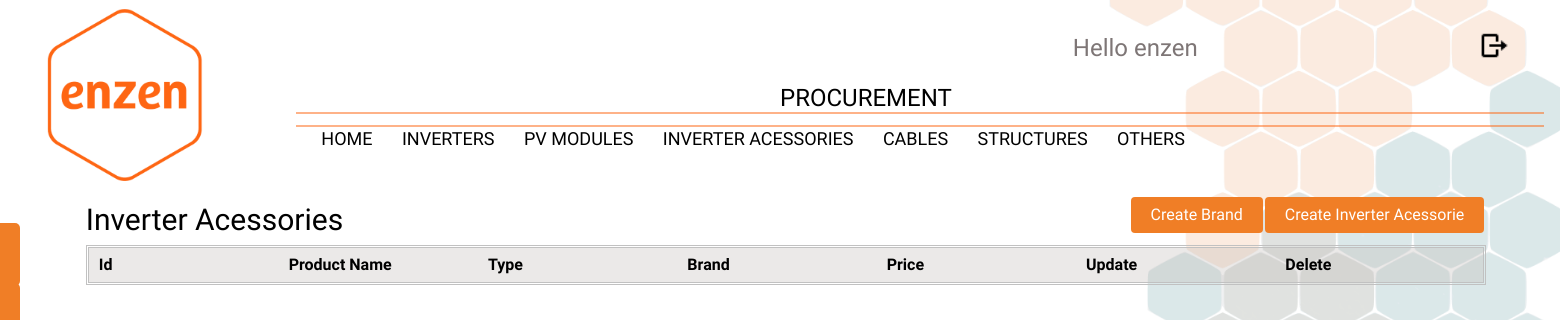
The app's page /inverter_acessories/ (signed in), older data.
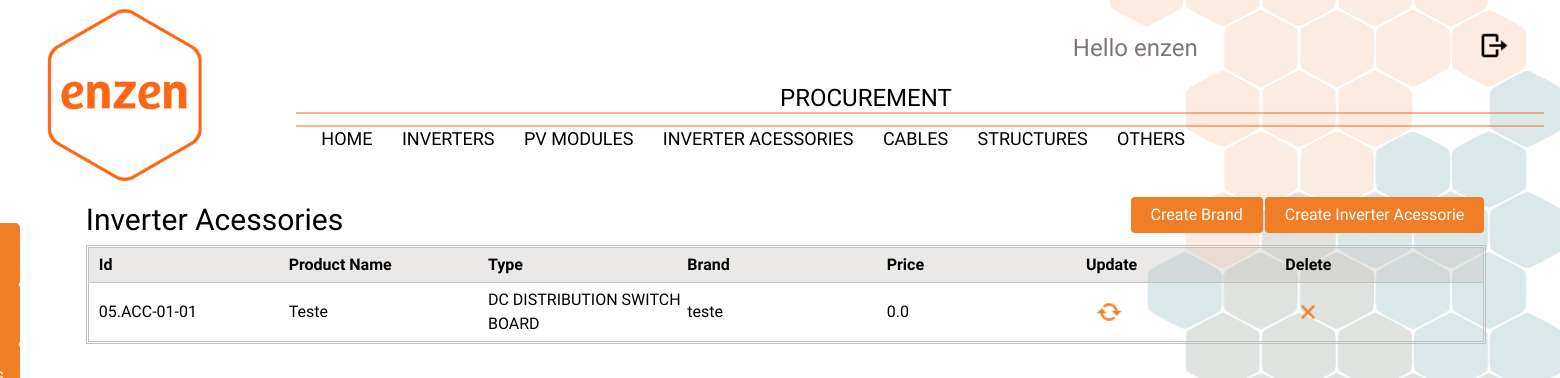
The same page, newer data.
### procurement/models.py (models this page shows, shortened)
class inverter_acessories(models.Model):
    acessorie_id = models.CharField(max_length=50, default='05.ACC-01')
    brand = models.ForeignKey(brand_acessories,on_delete=models.SET_NULL,blank=True,null=True, related_name='marcas_acessories')
    product_name = models.CharField(max_length=50)
    type = models.ForeignKey(inv_acessorie_type,on_delete=models.SET_NULL,blank=True,null=True, related_name='marcas_acessories')
    price = models.FloatField(max_length=30)
    payment_conditions = models.TextField()

class inv_acessorie_type(models.Model):
    type_id = models.CharField(max_length=50)
    type = models.CharField(max_length=100)
    def __str__(self):
        return str(self.type)

class brand_acessories(models.Model):
    brand_id = models.CharField(max_length=10)
    name = models.CharField(max_length=50)
    link = models.CharField(max_length=150)
    vendor_name = models.CharField(max_length=100)
    vendor_contact = models.CharField(max_length=100)
    vendor_email = models.CharField(max_length=100)
    def __str__(self):
        return self.name

### procurement/views.py (the view)
# urls.py: path('inverter_acessories/',views.inverter_acessorie,name='inv_acessories'),
@login_required(login_url='/login')
def inverter_acessorie(request):
    parts = inverter_acessories.objects.all()
    return render(request,'Procurement/procurement_part/inverter_acessories.html',{'inverter_acessories':parts})

### templates/Procurement/procurement_part/inverter_acessories.html (shortened to what this page needs)
{% extends "Procurement/base.html" %}
{% block content %}
    <div class="top_creation">
        <h1 class="tittle_component">Inverter Acessories</h1>
        <a href="/inverter_acessories/create_inverter_acessories" class="bottons2">Create Inverter Acessorie</a>
        <a href="{% url 'O_and_M:acessories_brand' %}" class="bottons2">Create Brand</a>
    </div>
    <br></br>
    <div class="table123">
        <table id="myTable2">
    <tr>
        <th onclick="sortTable(0)">Id</th>
        <th onclick="sortTable(1)">Product Name</th>
        <th onclick="sortTable(2)">Type</th>
        <th onclick="sortTable(3)">Brand</th>
        <th onclick="sortTable2(5)">Price</th>
        <th>Update</th>
        <th>Delete</th>
    </tr>
    {% for i in inverter_acessories %}
    <tr>
        <td><a href="{% url 'O_and_M:inverter_acesssories_detail' i.id %}">{{ i.acessorie_id }}</a></td>
        <td>{{ i.product_name }}</td>
        <td>{{ i.type }}</td>
        <td>{{ i.brand }}</td>
        <td>{{ i.price }}</td>
        <td><a href="#" class="part_creation2"><img class="reboot_icon"/></a></td>
        <td><a href="{% url 'O_and_M:delete_inverter_acessories' i.id %}" class="part_creation2"><img class="delete_icon"/></a></td>
    </tr>
    {% endfor %}
</table>
    </div>
{% endblock %}

Row changes from the older to the newer data that the page shows:
added inverter_acessories: acessorie_id "05.ACC-01-01", product_name "Teste", type "DC DISTRIBUTION SWITCH BOARD", brand "teste", price "0.0"
